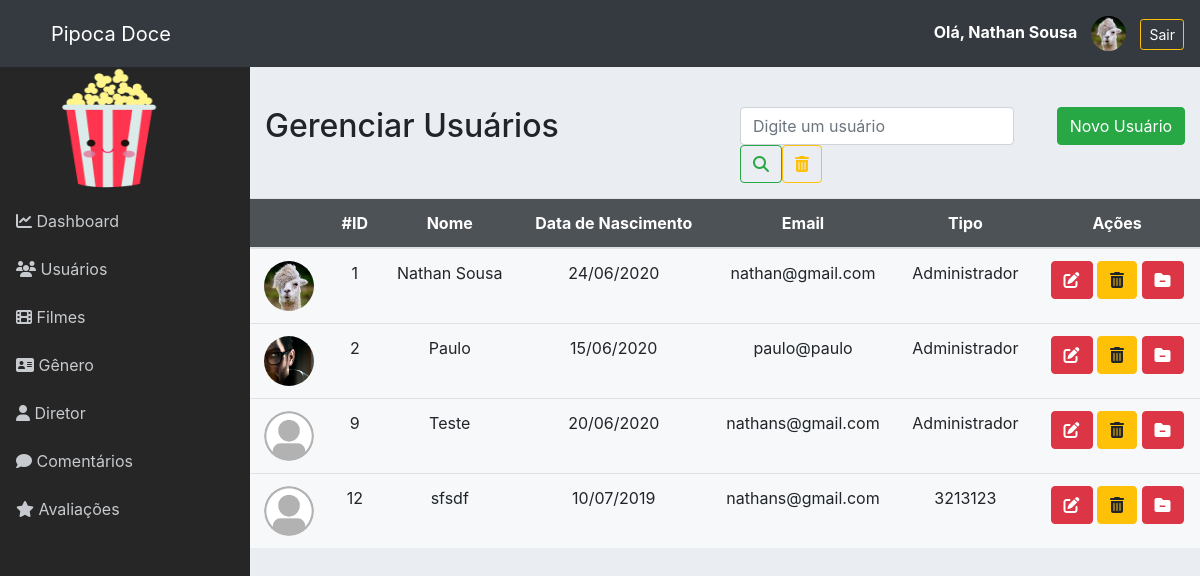
Before: /admin/usuario.php (signed in) with the older database file.
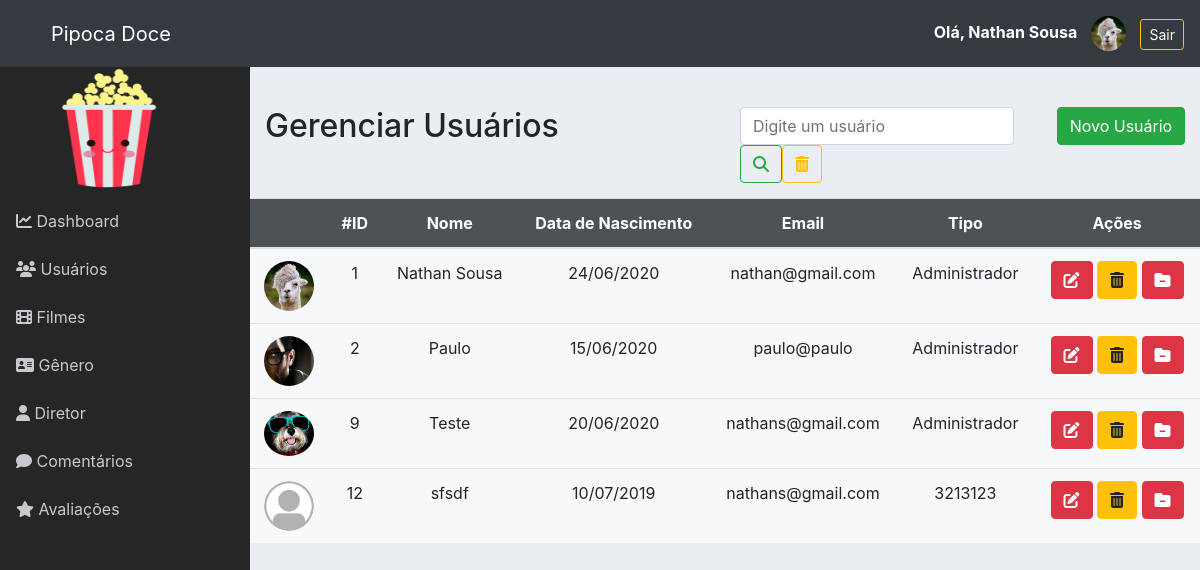
After: the same page with the newer database file.
### tables this page shows
CREATE TABLE `usuario` (
  `id` int NOT NULL AUTO_INCREMENT,
  `nome` varchar(100) NOT NULL,
  `dataNascimento` date DEFAULT NULL,
  `email` varchar(45) NOT NULL,
  `senha` varchar(255) NOT NULL,
  `tipo` varchar(15) NOT NULL,
  `imagem` varchar(255) DEFAULT NULL,
  PRIMARY KEY (`id`)
);

### admin/classes/Conexao.php (called while the page is built, shortened)
<?php
class Conexao
{
	private $host;
	private $user;
	private $password;
	public function __construct() {
		$this->host = 'mysql:host=localhost;dbname=pipoca_doce';
		$this->user = 'root';
		$this->password = 'root';
	}
	public function conectar() {
		try {
			$conn = new PDO(
				$this->host,
				$this->user,
				$this->password,
				array(
					PDO::ATTR_ERRMODE => PDO::ERRMODE_EXCEPTION,
					PDO::MYSQL_ATTR_INIT_COMMAND => "SET NAMES utf8"
				)
			);
			return $conn;
		} catch (PDOException $e) {
			echo 'Erro na conexao. Erro reportado: ' . $e->getMessage();
			exit;
		}
	}
}

### admin/classes/UsuarioDAO.php (called while the page is built, shortened)
<?php
require_once 'Model.php';
class UsuarioDAO extends Model
{
	public function __construct()
	{
		$this->tabela = 'usuario';
		$this->class = 'Usuario';
	}
	public function listar($pesquisa = '')
	{
		if ($pesquisa != '') {
			$sql = "SELECT * FROM {$this->tabela}
					WHERE nome like '%{$pesquisa}%'
						OR nome like '%{$pesquisa}%'";
		} else {
			$sql = "SELECT * FROM {$this->tabela}";
		}
		$stmt = $this->db->prepare($sql);
		$stmt->setFetchMode(PDO::FETCH_CLASS, $this->class);
		$stmt->execute();
		return $stmt->fetchAll();
	}
}

### admin/classes/Model.php (called while the page is built, shortened)
<?php
require 'Conexao.php';
class Model
{
	public function __construct()
	{
		$conexao = new Conexao();
		$this->db = $conexao->conectar();
	}
}

### admin/classes/Usuario.php (called while the page is built, shortened)
<?php
class Usuario
{
	private $id;
	private $nome;
	private $dataNascimento;
	private $email;
	private $tipo;
	private $imagem;
    public function getId()
    {
        return $this->id;
    }
    public function getNome()
    {
        return $this->nome;
    }
    public function getDataNascimento()
    {
        if($this->dataNascimento != '') {
            $data = explode('-', $this->dataNascimento);
            $nova_data = $data[2] .'/'.$data[1] . '/' . $data[0];
            return $nova_data;
        }
        return '';
    }
    public function getEmail()
    {
        return $this->email;
    }
    public function getTipo()
    {
        return $this->tipo;
    }
    public function getImagem()
    {
        return $this->imagem;
    }
}

### admin/usuario.php (the view)
<?php include './layout/header.php';?>
<?php include './layout/menu.php';?>
<?php
require 'classes/Usuario.php';
require 'classes/UsuarioDAO.php';
$usuarioDAO = new UsuarioDAO();
$usuarios = $usuarioDAO->listar();
if(isset($_GET['pesquisa']) && $_GET['pesquisa'] != '') {
	$usuarios = $usuarioDAO->listar($_GET['pesquisa']);
} else {
	$usuarios = $usuarioDAO->listar();
}
?>
<div class="row" style="margin-top:40px">
	<div class="col-6">
		<h2>Gerenciar Usuários</h2>
	</div>
	<div class="col-4">
		<form class="form-inline my-2 my-lg-0">
		      <input class="form-control mr-sm-2" name="pesquisa" type="search" placeholder="Digite um usuário" aria-label="Pesquisar" value="<?= (isset($_GET['pesquisa']) ? $_GET['pesquisa'] : '') ?>">
		      <button class="btn btn-outline-success my-2 my-sm-0" type="submit">
		      	<i class="fas fa-search"></i>
		      </button>
		      <a href="./usuario.php" class="btn btn-outline-warning my-2 my-sm-0">
		      	<i class="fas fa-trash-alt"></i>
		      </a>
	    </form>
	</div>
	<div class="col-2">
		<a href="form_usuario.php" class="btn btn-success">Novo Usuário</a>
	</div>
</div>
<div class="row">
	<table class="table table-hover table-responsive-lg">
		<thead>
			<tr>
				<th></th>
				<th>#ID</th>
				<th>Nome</th>
				<th>Data de Nascimento</th>
				<th>Email</th>
				<th>Tipo</th>
				<th>Ações</th>
			</tr>
		</thead>
		<tbody>
			<?php foreach ($usuarios as $usuario) { ?>
			<tr>
				<td class="text-center">
					<img src="assets/img/usuario/<?= ($usuario->getImagem() != '' && file_exists('assets/img/usuario/'.$usuario->getImagem()) ? $usuario->getImagem() : 'usuario.png') ?>" alt="" width="50" class="rounded-circle">
				</td>
				<td><?= $usuario->getId() ?></td>
				<td><?= $usuario->getNome() ?></td>
				<td><?= $usuario->getDataNascimento() ?></td>
				<td><?= $usuario->getEmail() ?></td>
				<td><?= $usuario->getTipo() ?></td>
				<td>
					<a href="form_usuario.php?id=<?= $usuario->getId() ?>" class="btn btn-danger">
						<i class="fas fa-edit"></i>
					</a>
					<a href="controle_usuario.php?acao=deletar&id=<?= $usuario->getId() ?>" class="btn btn-warning" onclick="return confirm('Deseja realmente exluir o usuário?')">
						<i class="fas fa-trash-alt"></i>
					</a>
					<a href="controle_usuario.php?acao=removeImagem&id=<?= $usuario->getId() ?>" onclick="return confirm('Deseja realmente remover a imagem?')" class="btn btn-danger" title="Remover imagem">
						<i class="fas fa-folder-minus"></i>
					</a>
				</td>
			</tr>
			<?php } ?>
		</tbody>
	</table>
</div>
<?php include './layout/footer.php';?>

Changed rows visible on the page:
changed usuario "Teste": imagem: picture added in place of a placeholder
